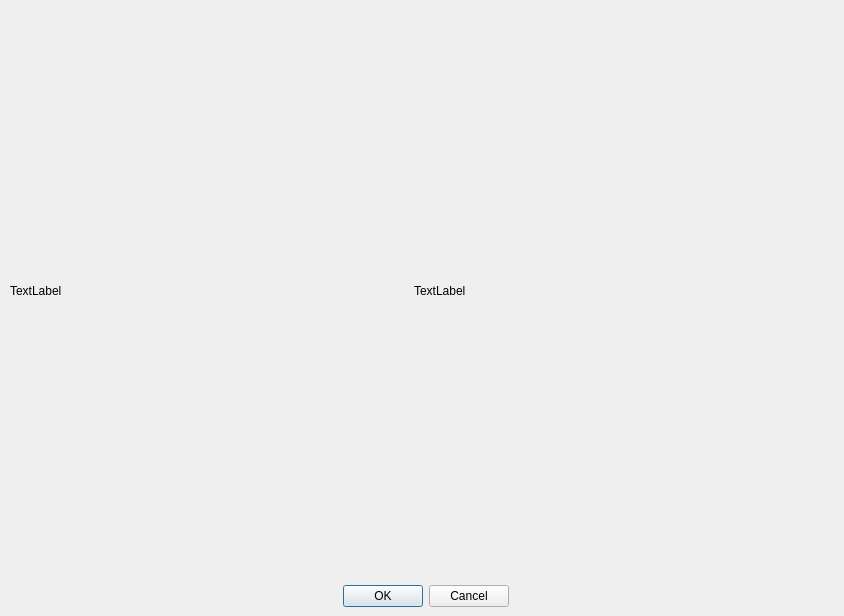
<?xml version="1.0" encoding="UTF-8"?>
<ui version="4.0">
 <class>LineDetectionDialog</class>
 <widget class="QDialog" name="LineDetectionDialog">
  <property name="geometry">
   <rect>
    <x>0</x>
    <y>0</y>
    <width>844</width>
    <height>616</height>
   </rect>
  </property>
  <property name="windowTitle">
   <string>Dialog</string>
  </property>
  <widget class="QDialogButtonBox" name="buttonBox">
   <property name="geometry">
    <rect>
     <x>150</x>
     <y>580</y>
     <width>551</width>
     <height>32</height>
    </rect>
   </property>
   <property name="orientation">
    <enum>Qt::Horizontal</enum>
   </property>
   <property name="standardButtons">
    <set>QDialogButtonBox::Cancel|QDialogButtonBox::Ok</set>
   </property>
   <property name="centerButtons">
    <bool>true</bool>
   </property>
  </widget>
  <widget class="QWidget" name="layoutWidget">
   <property name="geometry">
    <rect>
     <x>10</x>
     <y>10</y>
     <width>801</width>
     <height>561</height>
    </rect>
   </property>
   <layout class="QHBoxLayout" name="horizontalLayout">
    <item>
     <widget class="QLabel" name="originalLabel">
      <property name="maximumSize">
       <size>
        <width>400</width>
        <height>600</height>
       </size>
      </property>
      <property name="text">
       <string>TextLabel</string>
      </property>
     </widget>
    </item>
    <item>
     <widget class="QLabel" name="thumbnail">
      <property name="maximumSize">
       <size>
        <width>400</width>
        <height>600</height>
       </size>
      </property>
      <property name="text">
       <string>TextLabel</string>
      </property>
     </widget>
    </item>
   </layout>
  </widget>
 </widget>
 <resources/>
 <connections>
  <connection>
   <sender>buttonBox</sender>
   <signal>accepted()</signal>
   <receiver>LineDetectionDialog</receiver>
   <slot>accept()</slot>
   <hints>
    <hint type="sourcelabel">
     <x>248</x>
     <y>254</y>
    </hint>
    <hint type="destinationlabel">
     <x>157</x>
     <y>274</y>
    </hint>
   </hints>
  </connection>
  <connection>
   <sender>buttonBox</sender>
   <signal>rejected()</signal>
   <receiver>LineDetectionDialog</receiver>
   <slot>reject()</slot>
   <hints>
    <hint type="sourcelabel">
     <x>316</x>
     <y>260</y>
    </hint>
    <hint type="destinationlabel">
     <x>286</x>
     <y>274</y>
    </hint>
   </hints>
  </connection>
 </connections>
</ui>
